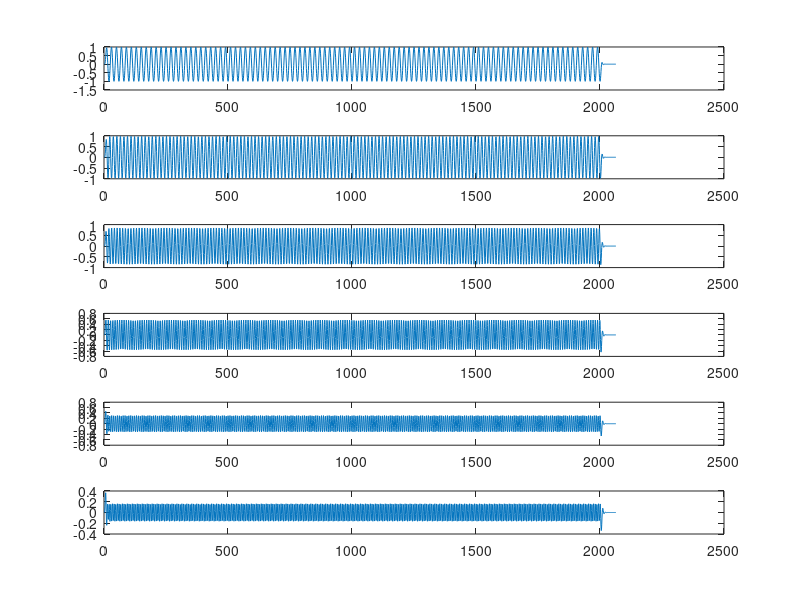

Source code (MATLAB):
% Trabajo Practico Nº 5
% Ejercicio 8

freq = 50:20:150;

t = 0:0.001:2;

Ss = sin( 2 * pi .* freq' .* t );

X = load( 'pb100.txt' );

% Parte 1
% Filtrar las frecuencias

figure(1);
for i=1:length(freq)
  subplot( length( freq ), 1, i );
  plot( conv( Ss(i,:), X ) );
end
  
